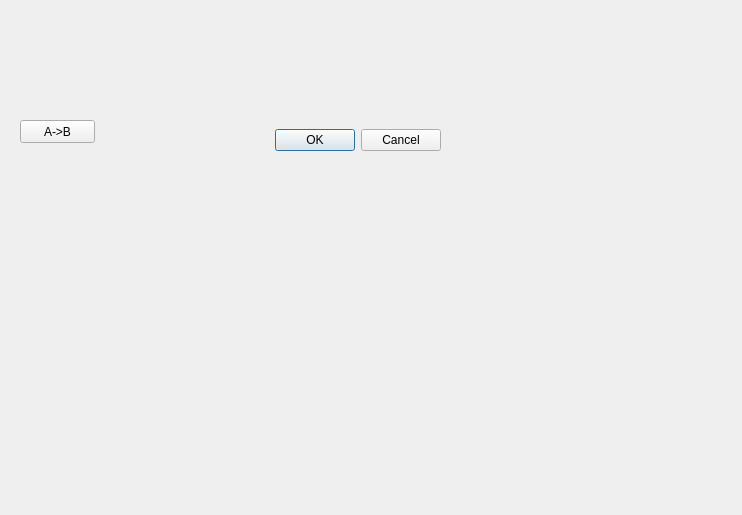
<?xml version="1.0" encoding="UTF-8"?>
<ui version="4.0">
 <class>Form</class>
 <widget class="QWidget" name="Form">
  <property name="geometry">
   <rect>
    <x>0</x>
    <y>0</y>
    <width>742</width>
    <height>515</height>
   </rect>
  </property>
  <property name="windowTitle">
   <string>Form A</string>
  </property>
  <property name="styleSheet">
   <string notr="true"/>
  </property>
  <widget class="QDialogButtonBox" name="buttonBox">
   <property name="geometry">
    <rect>
     <x>140</x>
     <y>80</y>
     <width>301</width>
     <height>121</height>
    </rect>
   </property>
   <property name="standardButtons">
    <set>QDialogButtonBox::Cancel|QDialogButtonBox::Ok</set>
   </property>
  </widget>
  <widget class="QPushButton" name="pushButton">
   <property name="geometry">
    <rect>
     <x>20</x>
     <y>120</y>
     <width>75</width>
     <height>23</height>
    </rect>
   </property>
   <property name="text">
    <string>A-&gt;B</string>
   </property>
  </widget>
 </widget>
 <resources/>
 <connections/>
</ui>
